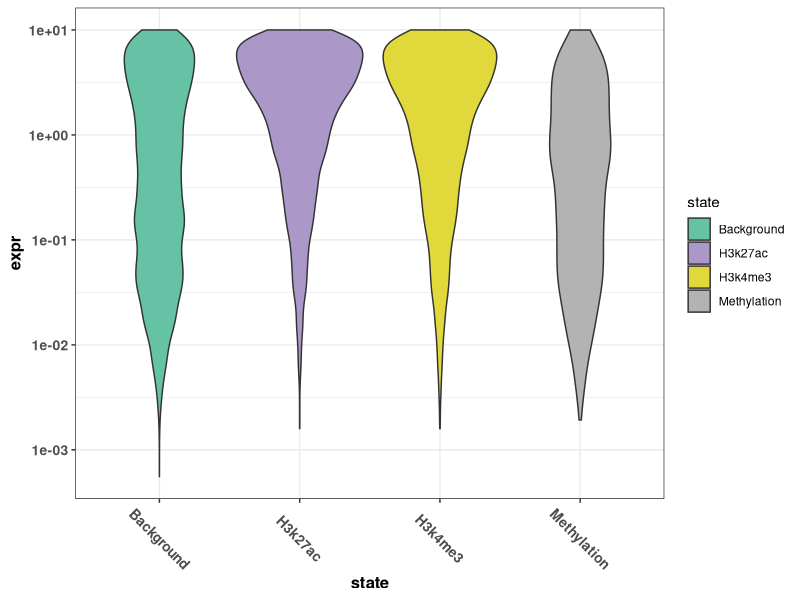
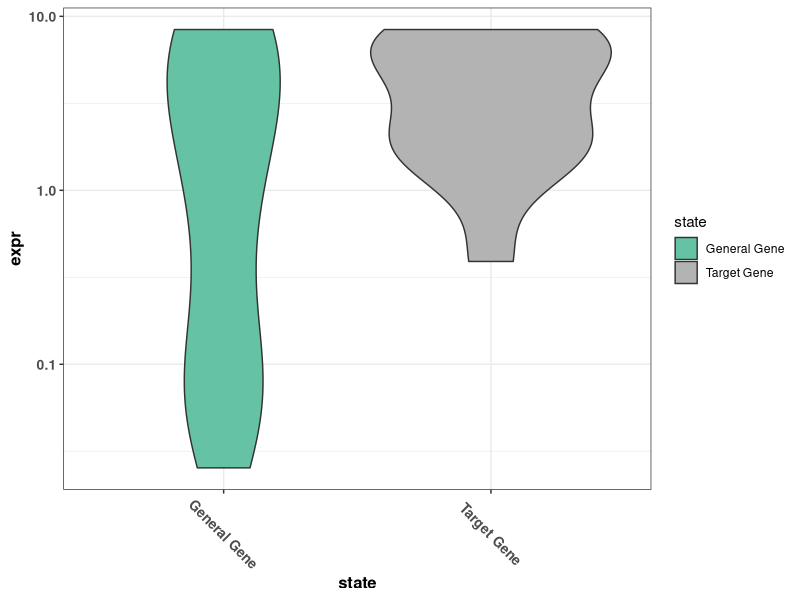
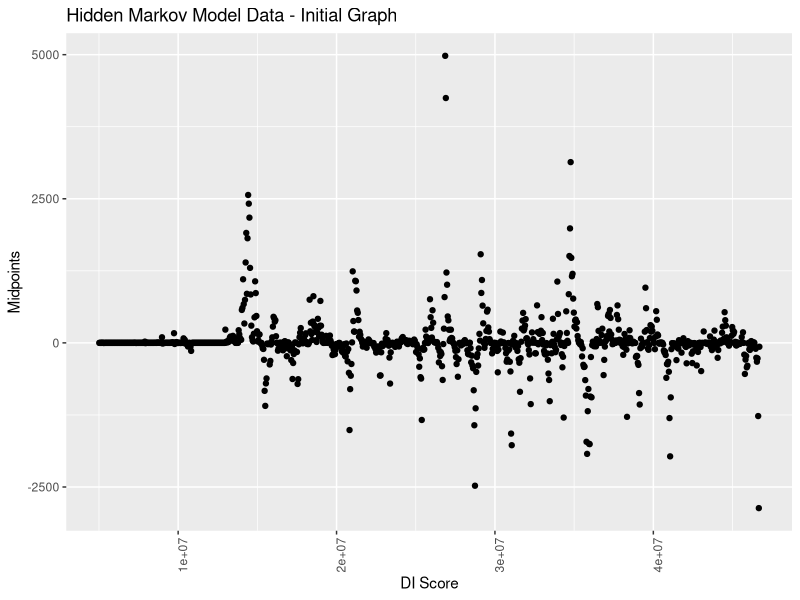
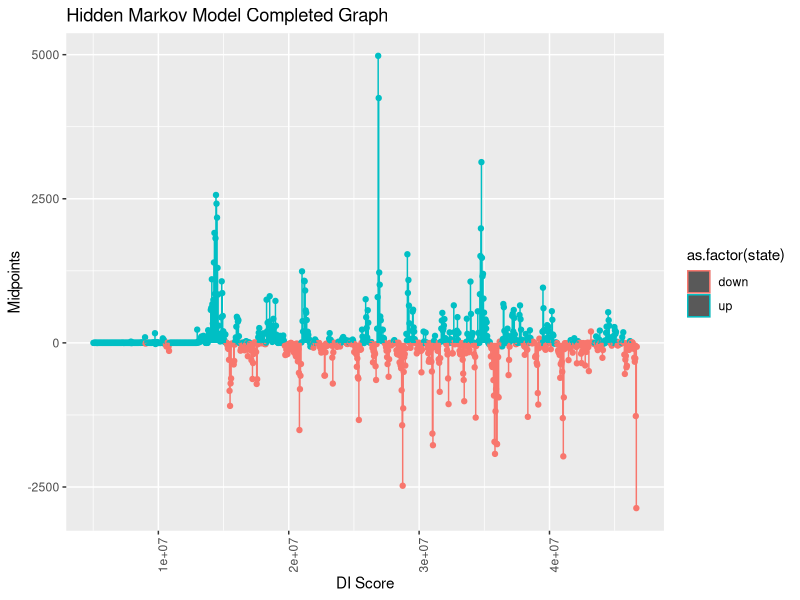

Generate these figures, in order, with R:
## ---- chunk 1
library(RColorBrewer)
library(ggplot2)

Background = read.delim("QI.2/Background.txt", header=F)
H3k4me3 = read.delim("QI.2/H3K4me3.txt", header=F)
H3k27ac = read.delim("QI.2/H3K27ac.txt", header=F)
Methylation = read.delim("QI.2/Methylation.txt", header=F)

nrow(H3k4me3); nrow(H3k27ac); nrow(Methylation)
## ---- chunk 2
expr_df = data.frame(expr = c(H3k4me3$V4, H3k27ac$V4, Methylation$V4, Background$V4), state = c(rep("H3k4me3", length(H3k4me3$V4)), rep("H3k27ac", length(H3k27ac$V4)), rep("Methylation", length(Methylation$V4)), rep("Background", length(Background$V4))))

getPalette <- colorRampPalette(brewer.pal(8, "Set2"))
ggplot(expr_df) +
    geom_violin(aes(x = state, y = expr, fill = state)) +
    theme_bw() +
    theme(
        axis.text.x = element_text(size = 10, face = "bold", hjust = 0.5, vjust = 0.5, angle = -45),
        axis.text.y = element_text(size = 10, face = "bold"),
        axis.title.x = element_text(size = 12, face = "bold"),
        axis.title.y = element_text(size = 12, face = "bold")
    ) + 
    scale_fill_manual(values = getPalette(length(unique(expr_df$state)))) +
    ylim(0.0001, 10) +
    scale_y_log10()
## ---- chunk 3
# YOUR R SCRIPTS HERE
with_loop = read.delim("QII.4/final_output.txt", header=F)
without_loop = read.delim("QII.4/expr_loc_chr21_output.txt", header=F)

expr_df = data.frame(expr = c(with_loop$V4, without_loop$V4), state = c(rep("Target Gene", length(with_loop$V4)), rep("General Gene", length(without_loop$V4))))

getPalette <- colorRampPalette(brewer.pal(8, "Set2"))
ggplot(expr_df) +
    geom_violin(aes(x = state, y = expr, fill = state)) +
    theme_bw() +
    theme(
        axis.text.x = element_text(size = 10, face = "bold", hjust = 0.5, vjust = 0.5, angle = -45),
        axis.text.y = element_text(size = 10, face = "bold"),
        axis.title.x = element_text(size = 12, face = "bold"),
        axis.title.y = element_text(size = 12, face = "bold")
    ) + 
    scale_fill_manual(values = getPalette(length(unique(expr_df$state)))) +
    ylim(0.0001, 10) +
    scale_y_log10()
## ---- chunk 4
# YOUR SCRIPTS HERE
# load the data
data = read.delim("p3/DI_data.txt", header = F, col.names = c("chr", "start", "end", "DI"))
data$mid = (data$end + data$start) / 2

# making plots
plot_df = as.data.frame(cbind(mid_point = data$mid, DI = data$DI))
ggplot(plot_df, aes(x = as.numeric(as.character(mid_point)),
                    y = as.numeric(as.character(DI)))) +
    geom_point() +
    labs(y = "Midpoints", x = "DI Score") +
    ggtitle("Hidden Markov Model Data - Initial Graph") +
    theme(axis.text.x = element_text(angle = 90, hjust = 0.5)) +
    geom_col(width = 0.5)
## ---- chunk 5
# make discrete states from continuous indices
obs_states = cut(data$DI, breaks = c(min(data$DI) - 1,
                                     -1200, -800, -500, 0,
                                     500, 800, 1200, max(data$DI) + 1),
                 right = FALSE)

# Viterbi algorithm
Viterbi = function(v, a, b, initial_distribution) {
    T = length(v)   # number of time points
    M = nrow(a)     # number of hidden states
    prev = matrix(0, T-1, M)    # matrix storing from which previous hidden state
    omega = matrix(0, M, T)     # matrix storing probability of each hidden state
        
    omega[, 1] = log(initial_distribution * b[, v[1]])  # log scale - prevent underflow
    
    # iterate through time points
    for (t in 2:T) {
        # iterate through hidden state
        for (s in 1:M) {
            probs = omega[, t-1] + log(a[, s]) + log(b[s, v[t]])
            prev[t-1, s] = which.max(probs)
            omega[s, t] = max(probs)
        }
    }
    
    S = rep(0, T)
    last_state = which.max(omega[, ncol(omega)])
    S[1] = last_state
    
    j = 2
    for (i in (T-1):1){
        S[j] = prev[i, last_state]
        last_state = prev[i, last_state]
        j = j + 1
    } 
    
    S[which(S==1)] = 'up'       # upstream
    S[which(S==2)] = 'down'     # downstream
    
    S = rev(S)
    
    return(S)
}

# initialize our hidden markov model
M = 2   # hidden states (upstream vs downstream)
K = 8   # output type - 8 possible outputs
A = matrix(c(0.9, 0.1, 0.1, 0.9), M, M)     # transition probabilities
B = matrix(c(0.01, 0.01, 0.02, 0.04, 0.65, 0.15, 0.08, 0.04,
             0.04, 0.08, 0.15, 0.65, 0.04, 0.02, 0.01, 0.01),
           M, K, byrow = TRUE)              # emission probabilities
initial_distribution = c(0.5, 0.5)

# make our hidden markov model
hmm = Viterbi(as.numeric(obs_states), A, B, initial_distribution)

# plot the result
plot_df = as.data.frame(cbind(mid_point = data$mid, DI = data$DI, state = hmm))
ggplot(plot_df, aes(x = as.numeric(as.character(mid_point)),
                    y = as.numeric(as.character(DI)),
                    color = as.factor(state))) +
    geom_point() +
    labs(y = "Midpoints", x = "DI Score") +
    ggtitle("Hidden Markov Model Completed Graph") +
    theme(axis.text.x = element_text(angle = 90, hjust = 0.5)) +
    geom_col(width = 0.5)
